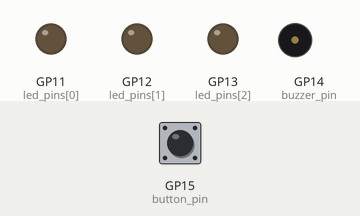
This program was run on a simulated Raspberry Pi Pico running MicroPython. Shown: output pins drawn as LEDs (lit = HIGH), buzzer (waves = sounding). The inputs (shaded band) are chosen by the test bench; at power-on: GP15 (button_pin) LOW.

Above: at 2.1 s.
2.2 s: GP15 (button_pin) pulled HIGH for 0.15 s
At 3.0 s:
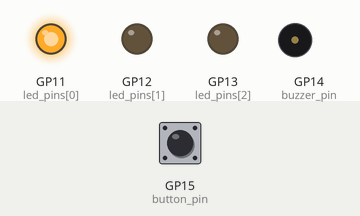
3.8 s: GP15 (button_pin) pulled HIGH for 1 s
At 4.2 s:
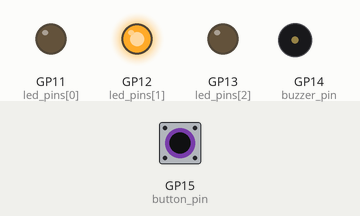
6.3 s: GP15 (button_pin) pulled HIGH for 0.15 s
At 7.3 s:
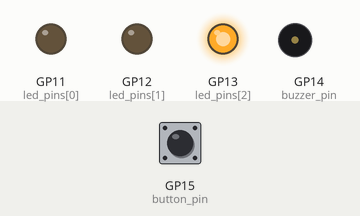
7.9 s: GP15 (button_pin) pulled HIGH for 3.2 s
At 8.4 s:
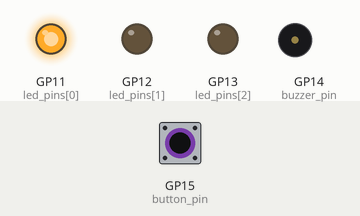
Timing chart, 0 to 10.9 s (numbered marks = the images above; inputs shaded):
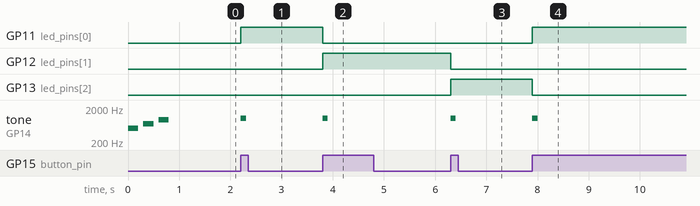

Measured:
- after the input at 2.2 s, GP11 (led_pins[0]): LOW → HIGH at once; tone on GP14 (buzzer_pin): silent → 1000 Hz at once, → silent 0.10 s later
- after the input at 3.8 s, GP11 (led_pins[0]): HIGH → LOW at once; GP12 (led_pins[1]): LOW → HIGH at once; tone on GP14 (buzzer_pin): silent → 1000 Hz at once, → silent 0.10 s later
- after the input at 6.3 s, GP12 (led_pins[1]): HIGH → LOW at once; GP13 (led_pins[2]): LOW → HIGH at once; tone on GP14 (buzzer_pin): silent → 1000 Hz at once, → silent 0.10 s later
- after the input at 7.9 s, GP11 (led_pins[0]): LOW → HIGH at once; GP13 (led_pins[2]): HIGH → LOW at once; tone on GP14 (buzzer_pin): silent → 1000 Hz at once, → silent 0.10 s later

The program:

E03_button_selector.py
```python
from machine import Pin, PWM
from time import sleep
import sys

# Initialize LED pins
led_pins = [Pin(11, Pin.OUT), Pin(12, Pin.OUT), Pin(13, Pin.OUT)]

# Initialize button pin
button_pin = Pin(15, Pin.IN)

# Initialize buzzer pin
buzzer_pin = Pin(14, Pin.OUT)

# Initialize variables
current_led = 0
button_pressed = False

# Turn off all LEDs
def turn_off_all_leds():
    for led in led_pins:
        led.value(0)

# ISR for button press
def button_handler(pin):
    global button_pressed
    button_pressed = True

# Function to play a tone on the buzzer
def play_buzzer_tone(frequency, duration):
    pwm = PWM(buzzer_pin)
    pwm.freq(frequency)
    pwm.duty_u16(32768)
    sleep(duration)
    pwm.deinit()

# Play a startup sound on the buzzer
def play_startup_sound():
    tones = [(500, 0.2), (700, 0.2), (900, 0.2)]
    for frequency, duration in tones:
        play_buzzer_tone(frequency, duration)
        sleep(0.1)  # Short pause between tones

# Attach interrupt to the button pin
button_pin.irq(trigger=Pin.IRQ_RISING, handler=button_handler)

# Play the startup sound and turn off all LEDs
play_startup_sound()
turn_off_all_leds()

try:
    # Main loop (does nothing, just keeps the program running)
    while True:
        if button_pressed:
            # Turn off flag
            button_pressed = False

            # Turn off all LEDs
            turn_off_all_leds()

            # Turn on the next LED in sequence
            led_pins[current_led].value(1)

            # Play a tone on the buzzer
            play_buzzer_tone(1000, 0.1)  # 1000 Hz for 0.1 seconds

            # Update to the next LED
            current_led = (current_led + 1) % len(led_pins)

        # Debounce delay
        sleep(0.01)
except KeyboardInterrupt:
    # Play an outro tune on the buzzer
    outro_tones = [(900, 0.2), (700, 0.2), (500, 0.2)]  # List of (frequency, duration)
    for frequency, duration in outro_tones:
        play_buzzer_tone(frequency, duration)
        sleep(0.1)  # Short pause between tones
    print("Exiting program. Goodbye!")

    # Turn off all LEDs before exiting
    turn_off_all_leds()
    sys.exit()
```
